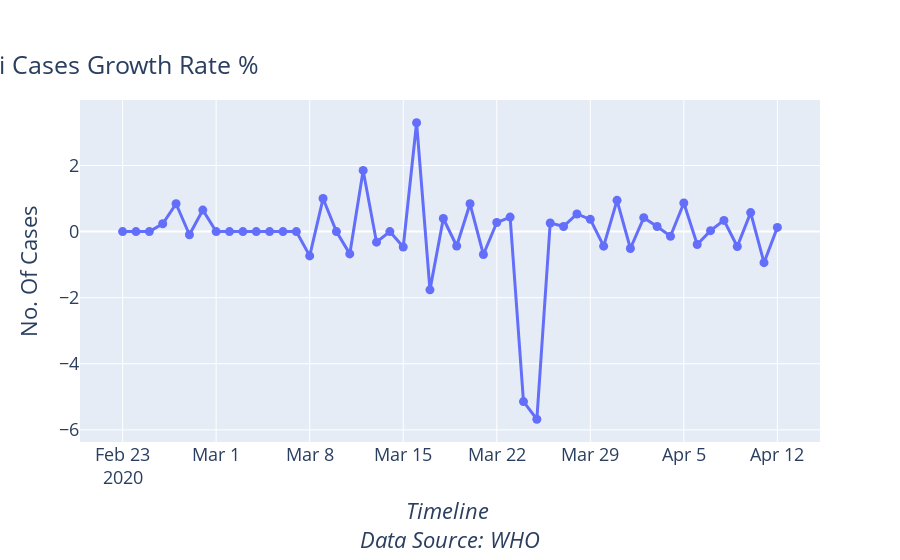

The cell this chart's notebook holds for it:
### Markdown cell above
## Daily Percent Change in Growth Rate

Useful for tracking whether the growth rate is increasing. Any positive percentage indicates exponential growth.

### Code cell
#hide_input
fig = go.Figure()

tmp_df = ku_df.copy()
tmp_df = tmp_df[tmp_df['Growth Rate Accel'] < 10]

fig.add_trace(go.Scatter(x=tmp_df['Date'], 
                         y=tmp_df['Growth Rate Accel'],
                         mode='lines+markers',
                         name='Growth Acceleration',
                         #line=dict(color='Green', width=3)
                         ))
# Configure other layout properties
fig.update_layout(
    title={'text': 'Kuwaiti Cases Growth Rate %', 'y':0.9, 'x':0.1, 'xanchor': 'center', 'yanchor': 'top'},
    xaxis=dict(
        title='<i>Timeline <br>Data Source: WHO</i>',
    ),
    yaxis=dict(
        title='No. Of Cases',
    ),
   )
fig.show()

### Figure 1 — Plotly figure (JSON) as saved in the notebook; plotly's stock layout.template omitted (floating-point values rounded to 4 significant figures)
{"data": [{"mode": "lines+markers", "name": "Growth Acceleration", "type": "scatter", "x": ["2020-02-23T00:00:00", "2020-02-24T00:00:00", "2020-02-25T00:00:00", "2020-02-26T00:00:00", "2020-02-27T00:00:00", "2020-02-28T00:00:00", "2020-02-29T00:00:00", "2020-03-01T00:00:00", "2020-03-02T00:00:00", "2020-03-03T00:00:00", "2020-03-04T00:00:00", "2020-03-05T00:00:00", "2020-03-06T00:00:00", "2020-03-07T00:00:00", "2020-03-08T00:00:00", "2020-03-09T00:00:00", "2020-03-10T00:00:00", "2020-03-11T00:00:00", "2020-03-12T00:00:00", "2020-03-13T00:00:00", "2020-03-14T00:00:00", "2020-03-15T00:00:00", "2020-03-16T00:00:00", "2020-03-17T00:00:00", "2020-03-18T00:00:00", "2020-03-19T00:00:00", "2020-03-20T00:00:00", "2020-03-21T00:00:00", "2020-03-22T00:00:00", "2020-03-23T00:00:00", "2020-03-24T00:00:00", "2020-03-25T00:00:00", "2020-03-26T00:00:00", "2020-03-27T00:00:00", "2020-03-28T00:00:00", "2020-03-29T00:00:00", "2020-03-30T00:00:00", "2020-03-31T00:00:00", "2020-04-01T00:00:00", "2020-04-02T00:00:00", "2020-04-03T00:00:00", "2020-04-04T00:00:00", "2020-04-05T00:00:00", "2020-04-06T00:00:00", "2020-04-07T00:00:00", "2020-04-08T00:00:00", "2020-04-09T00:00:00", "2020-04-10T00:00:00", "2020-04-11T00:00:00", "2020-04-12T00:00:00"], "y": [0, 0, 0, 0.2364, 0.842, -0.09471, 0.6512, 0, 0, 0, 0, 0, 0, 0, -0.7356, 1, 0, -0.675, 1.852, -0.3194, 0, -0.4667, 3.295, -1.764, 0.3971, -0.4356, 0.8423, -0.6935, 0.2739, 0.4398, -5.144, -5.68, 0.2611, 0.1553, 0.5329, 0.3713, -0.4406, 0.9451, -0.5117, 0.4213, 0.1554, -0.14, 0.8665, -0.3892, 0.02917, 0.3389, -0.4507, 0.575, -0.9411, 0.1267]}], "layout": {"title": {"text": "Kuwaiti Cases Growth Rate %", "x": 0.1, "xanchor": "center", "y": 0.9, "yanchor": "top"}, "xaxis": {"autorange": true, "range": ["2020-02-19 15:11:05.4028", "2020-04-15 08:48:54.5972"], "title": {"text": "<i>Timeline <br>Data Source: WHO</i>"}, "type": "date"}, "yaxis": {"autorange": true, "range": [-6.463, 4.077], "title": {"text": "No. Of Cases"}, "type": "linear"}}}
